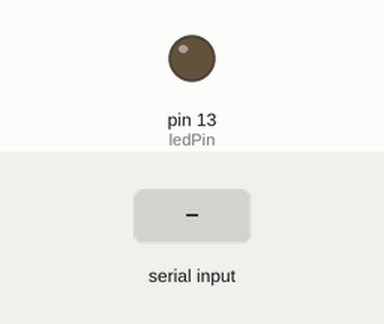
The sketch below on a simulated Arduino Uno, built with avr-gcc and run on an emulated ATmega328P. On the bench: output pins drawn as LEDs (lit = HIGH). Dashed ring = blinking. The inputs (shaded band) are chosen by the test bench. Random numbers use the default seed unless the sketch sets one.

Above: at 1.2 s.
1.3 s: "90,45\n" received over Serial
At 1.7 s:
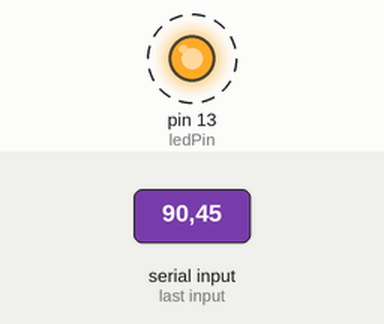
Timing chart, 0 to 10.3 s (numbered marks = the images above; inputs shaded):
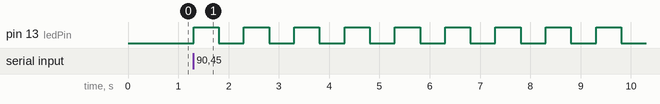

The sketch:

blink_comm.ino
```cpp
const int ledPin = 13;

void setup() {
  pinMode(ledPin, OUTPUT);
  Serial.begin(9600);
  while (!Serial);  // Wait for serial connection
}

void loop() {
  if (Serial.available()) {
    String input = Serial.readStringUntil('\n');
    int blinkTimes = input.toInt();

    // Blink LED
    for (int i = 0; i < blinkTimes; i++) {
      digitalWrite(ledPin, HIGH);
      delay(500);
      digitalWrite(ledPin, LOW);
      delay(500);
    }

    // Send back random number between 1–5
    int randomDelay = random(1, 6);
    Serial.println(randomDelay);
  }
}
```

Measured:
- after the input at 1.3 s, pin 13 (ledPin): alternates HIGH for 0.50 s and LOW for 0.50 s, starting at once
